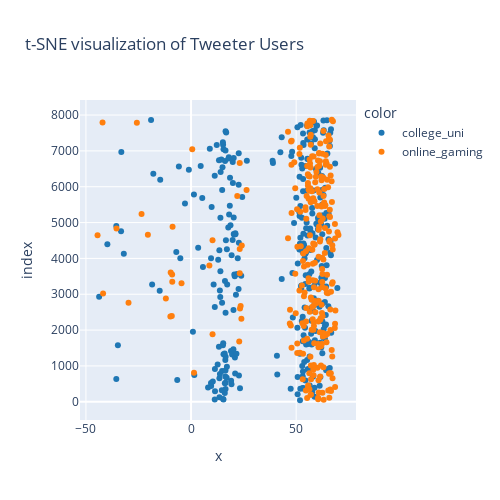

This figure's notebook cell:
### Markdown cell above
Firstly, we see that **Chatter** as a Category as *close to almost all of the other catogories.* Thus it has no significant business value as it does not singularly suggest something unique.
***
Now, if we want to see the relationship for some of the categories, we can study the subset of data only related to them.
***
**2)** If we try to explore the relationship between the categories **"college_uni"** and **"online_gaming"**

### Code cell
custom_palette = ['#1f77b4', '#ff7f0e', '#2ca02c', '#d62728', '#9467bd']
df_tsne_plot=df_tsne[df_tsne['Label'].isin(["college_uni","online_gaming"])]
fig = px.scatter(df_tsne_plot["Component 1"], df_tsne_plot["Component 2"], color=df_tsne_plot['Label'], color_discrete_sequence=custom_palette, title="t-SNE visualization of Tweeter Users")
fig.update_layout(autosize=False, width=500, height=500)
fig.show()

### Figure 1 — Plotly figure (JSON) as saved in the notebook; plotly's stock layout.template omitted (floating-point values rounded to 4 significant figures; data arrays with more than 128 entries replaced by an {"elided": "..."} marker saying what was removed)
{"data": [{"hovertemplate": "color=college_uni<br>x=%{x}<br>index=%{y}<extra></extra>", "legendgroup": "college_uni", "marker": {"color": "#1f77b4", "symbol": "circle"}, "mode": "markers", "name": "college_uni", "orientation": "h", "showlegend": true, "type": "scatter", "x": {"elided": "323 float values"}, "xaxis": "x", "y": {"elided": "323 int values"}, "yaxis": "y"}, {"hovertemplate": "color=online_gaming<br>x=%{x}<br>index=%{y}<extra></extra>", "legendgroup": "online_gaming", "marker": {"color": "#ff7f0e", "symbol": "circle"}, "mode": "markers", "name": "online_gaming", "orientation": "h", "showlegend": true, "type": "scatter", "x": {"elided": "267 float values"}, "xaxis": "x", "y": {"elided": "267 int values"}, "yaxis": "y"}], "layout": {"autosize": false, "height": 500, "legend": {"title": {"text": "color"}, "tracegroupgap": 0}, "title": {"text": "t-SNE visualization of Tweeter Users"}, "width": 500, "xaxis": {"anchor": "y", "domain": [0, 1], "title": {"text": "x"}}, "yaxis": {"anchor": "x", "domain": [0, 1], "title": {"text": "index"}}}}
